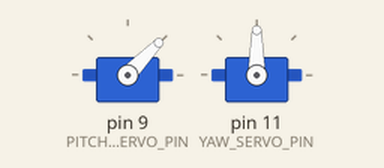
Recording of a sketch running on a simulated Arduino Uno, built with avr-gcc and run on an emulated ATmega328P. On the bench: 2 × servo.

Above: at 0.05 s.
At 2.05 s:
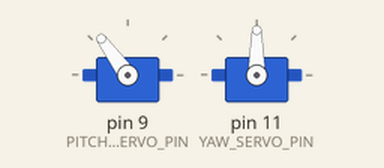
At 4.05 s:
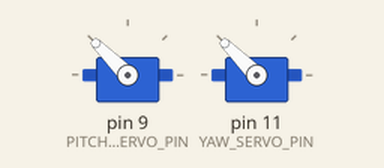
At 8.1 s:
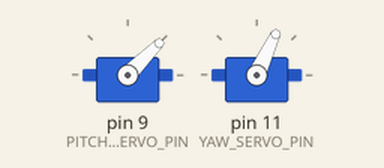
Timing chart, 0 to 10.6 s (numbered marks = the images above):
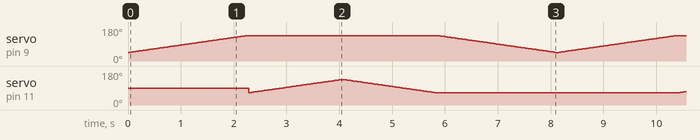

The sketch:

sweep_pitch_yaw.ino.ino
```cpp
#include <Servo.h>

Servo pitchServo;
Servo yawServo;

#define PITCH_SERVO_PIN 9
#define YAW_SERVO_PIN 11

void setup() {
  // put your setup code here, to run once:
  pitchServo.attach(PITCH_SERVO_PIN);
  yawServo.attach(YAW_SERVO_PIN);
}

void loop() {
  // put your main code here, to run repeatedly:

  for (int i=45; i<=135; i++){
    pitchServo.write(i);
    delay(25);}

  for (int i=65; i<=135; i++){
    yawServo.write(i);
    delay(25);}

  for (int i=135; i>=65; i--){
    yawServo.write(i);
    delay(25);}

  for (int i=135; i>=45; i--){
    pitchServo.write(i);
    delay(25);}

}
```
